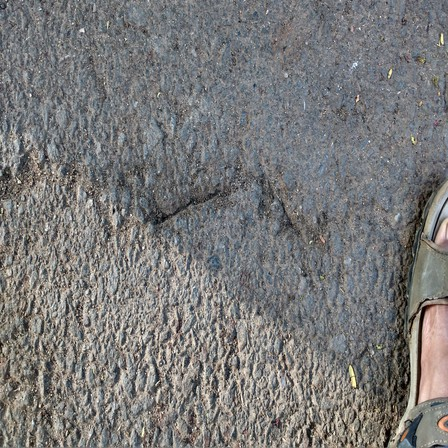
#> input picture ML/LAB06/448/Cracks/IMG_20180513_165150613_HDR resized_448.jpg, 448 x 448 px; its folder holds 4 pictures in this run
$ jupyter execute --allow-errors 202618040_Lab06.ipynb
#> lines starting #> are read from the running program, lines starting #| are printed output that depends on the picture; long printed decimals are rounded
# DS605: Fundamentals of Machine Learning
## Lab Assignment 6 — Feature Extraction and Machine Learning with Image and Text Data

**Name:** <your name>
**ID:** <your id>

### Objective
Convert raw image and text data into numerical feature representations and use traditional machine-learning models for classification.

### Parts
- **Part A** — Image feature extraction and classification (Asphalt Crack Dataset).
- **Part B** — Text vectorization and spam classification (Email Spam Dataset).
- **Part C** — Improve the representation and compare.

### Constraints
- No CNNs, no deep learning, no pretrained embeddings.
- Image features derived from raw images using NumPy / OpenCV / PIL only.
- Scikit-learn allowed for vectorizers and traditional ML models.

## Part A — Image Feature Extraction and Classification

Steps:
1. Inspect the dataset folders (Cracks / NonCracks).
2. Resize each image to a fixed size and convert to grayscale.
3. Extract intensity features (mean, std, dark ratio, bright ratio, median).
4. Extract edge features using Canny (edge count, edge density).
5. Build one feature row per image with the label.
6. Train Logistic Regression and Random Forest.
7. Evaluate with accuracy, precision, recall, F1, confusion matrix, train time, prediction time.

[cell 1]
import os
import time
import cv2
import numpy as np
import pandas as pd
import matplotlib.pyplot as plt

from sklearn.model_selection import train_test_split
from sklearn.preprocessing import StandardScaler
from sklearn.linear_model import LogisticRegression
from sklearn.ensemble import RandomForestClassifier
from sklearn.metrics import (accuracy_score, precision_score, recall_score,
                             f1_score, confusion_matrix, ConfusionMatrixDisplay)

print("cv2:", cv2.__version__)
print("numpy:", np.__version__)
print("pandas:", pd.__version__)

[cell 2]
base = "448"
crack_dir = os.path.join(base, "Cracks")
noncrack_dir = os.path.join(base, "NonCracks")

print("Cracks folder exists:", os.path.exists(crack_dir))
print("NonCracks folder exists:", os.path.exists(noncrack_dir))

crack_files = [f for f in os.listdir(crack_dir)
               if f.lower().endswith((".jpg", ".jpeg", ".png", ".bmp", ".tif", ".tiff"))]
#> (the rest of this cell did not finish here and is left out)

[cell 3]
sample_path = os.path.join(crack_dir, crack_files[0])
img = cv2.imread(sample_path)
#> img is the input picture: shape (448, 448, 3); mean B, G, R 120.7, 121, 121.6

print("filename:", crack_files[0])
print("shape   :", img.shape)
#| shape   : (448, 448, 3)
print("dtype   :", img.dtype)
#| dtype   : uint8

gray = cv2.cvtColor(img, cv2.COLOR_BGR2GRAY)
print("gray shape:", gray.shape)
#| gray shape: (448, 448)
print("gray min/max:", gray.min(), gray.max())
#| gray min/max: 0 255

plt.figure(figsize=(10, 4))
plt.subplot(1, 2, 1)
plt.imshow(cv2.cvtColor(img, cv2.COLOR_BGR2RGB))
plt.title("Original (BGR -> RGB)")
plt.axis("off")

plt.subplot(1, 2, 2)
plt.imshow(gray, cmap="gray")
plt.title("Grayscale")
plt.axis("off")

plt.tight_layout()
plt.show()
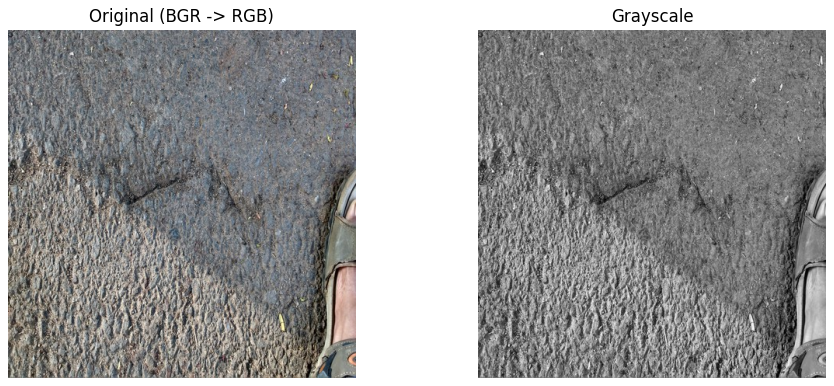
#> figure drawn by matplotlib, 2 panels

[cell 4]
def intensity_features(gray):
    total = gray.size
    mean_b = float(gray.mean())
    std_b = float(gray.std())
    dark_ratio = float(np.sum(gray < 60) / total)
    bright_ratio = float(np.sum(gray > 200) / total)
    median_b = float(np.median(gray))
    return [mean_b, std_b, dark_ratio, bright_ratio, median_b]

def edge_features(gray, low=100, high=200):
    edges = cv2.Canny(gray, low, high)
    edge_count = int(np.sum(edges > 0))
    edge_density = float(edge_count / gray.size)
    return [edge_count, edge_density]

# test on the sample
sample_gray = cv2.cvtColor(img, cv2.COLOR_BGR2GRAY)
f1 = intensity_features(sample_gray)
#> in intensity_features, `mean_b = float(gray.mean())`: mean_b = 121.2
#> in intensity_features, `std_b = float(gray.std())`: std_b = 35.57
#> in intensity_features, `dark_ratio = float(np.sum(gray < 60) / total)`: dark_ratio = 0.0428
#> in intensity_features, `bright_ratio = float(np.sum(gray > 200) / total)`: bright_ratio = 0.0207
#> in intensity_features, `median_b = float(np.median(gray))`: median_b = 120
#> f1 = [121.2, 35.57, 0.0428, 0.0207, 120]
f2 = edge_features(sample_gray)
#> in edge_features, `edges = cv2.Canny(gray, low, high)`:
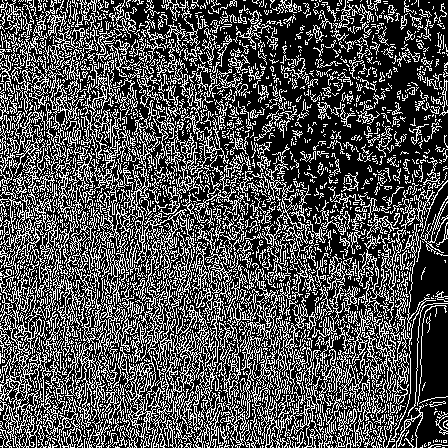
#> edges: shape (448, 448); 31.5% white in thin lines or dots
#> in edge_features, `edge_count = int(np.sum(edges > 0))`: edge_count = 63187
#> in edge_features, `edge_density = float(edge_count / gray.size)`: edge_density = 0.315
#> f2 = [63187, 0.315]
print("intensity:", f1)
#| intensity: [121.171, 35.573, 0.04284, 0.02071, 120.0]
print("edge:", f2)
#| edge: [63187, 0.3148]

[cell 5]
rows = []

def process_folder(folder, label):
    files = [f for f in os.listdir(folder)
             if f.lower().endswith((".jpg", ".jpeg", ".png", ".bmp", ".tif", ".tiff"))]
    for f in files:
        path = os.path.join(folder, f)
        img = cv2.imread(path)
        if img is None:
            continue
        img = cv2.resize(img, (448, 448))
        gray = cv2.cvtColor(img, cv2.COLOR_BGR2GRAY)
        feats = intensity_features(gray) + edge_features(gray)
        rows.append([f] + feats + [label])

t0 = time.time()
process_folder(crack_dir, 1)
#> in process_folder, `feats = intensity_features(gray) + edge_features(gray)`: feats = [121.2, 35.57, 0.0428, 0.0207, 120, 63187, 0.315]
#> pass 2 of the loop in process_folder, `for f in files:`:
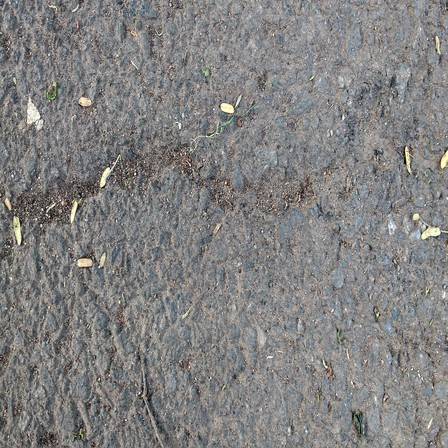
#> input picture ML/LAB06/448/Cracks/IMG_20180513_165451567_HDR resized_448.jpg, 448 x 448 px
#> in process_folder, img is the input picture: shape (448, 448, 3); mean B, G, R 128.9, 129.4, 130.1
#> in edge_features (call 3), `edges = cv2.Canny(gray, low, high)`:
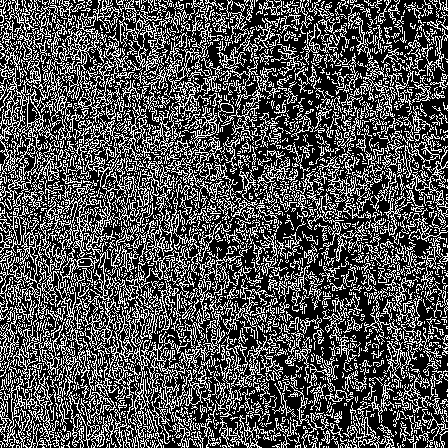
#> edges: shape (448, 448); 32% white in thin lines or dots
#> edge_count = 64186
#> edge_density = 0.32
#> feats = [129.5, 28.44, 0.0128, 0.00998, 132, 64186, 0.32]
#> pass 3 of the loop in process_folder, `for f in files:`:
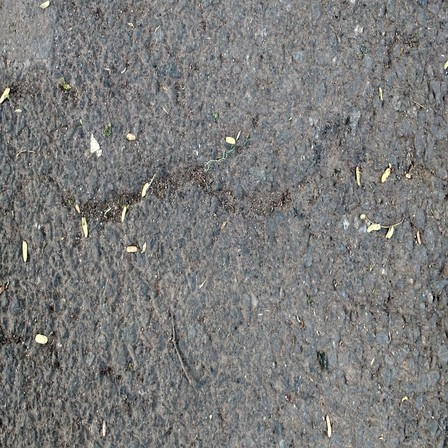
#> input picture ML/LAB06/448/Cracks/IMG_20180513_165455803_HDR resized_448.jpg, 448 x 448 px
#> in process_folder, img is the input picture: shape (448, 448, 3); mean B, G, R 122.6, 123.5, 123.3
#> in edge_features (call 4), `edges = cv2.Canny(gray, low, high)`:
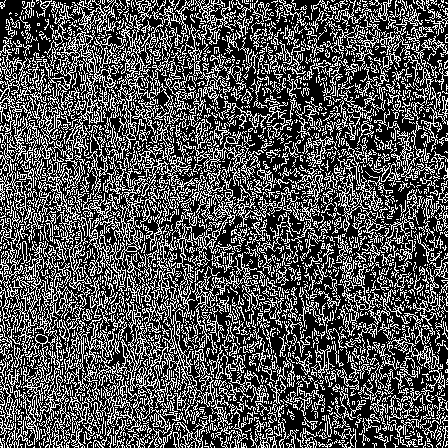
#> edges: shape (448, 448); 32.4% white in thin lines or dots
#> edge_count = 64945
#> edge_density = 0.324
#> feats = [123.3, 27.84, 0.0183, 0.00809, 125, 64945, 0.324]
#> the loop made 4 passes; the first 3 are shown
#> (the rest of this cell did not finish here and is left out)

print("time taken (s):", round(time.time() - t0, 2))

cols = ["filename", "mean", "std", "dark_ratio", "bright_ratio",
        "median", "edge_count", "edge_density", "label"]
df = pd.DataFrame(rows, columns=cols)

print("shape:", df.shape)
print(df["label"].value_counts())
df.head()

#> (a cell that did not finish here is left out)

#> (a cell that did not finish here is left out)

[cell 8]
def evaluate(name, model, Xtr, ytr, Xte, yte, show_cm=True):
    t0 = time.time()
    model.fit(Xtr, ytr)
    train_t = time.time() - t0

    t0 = time.time()
    pred = model.predict(Xte)
    pred_t = time.time() - t0

    acc = accuracy_score(yte, pred)
    prec = precision_score(yte, pred)
    rec = recall_score(yte, pred)
    f1 = f1_score(yte, pred)
    cm = confusion_matrix(yte, pred)

    print(f"--- {name} ---")
    print("accuracy :", round(acc, 4))
    print("precision:", round(prec, 4))
    print("recall   :", round(rec, 4))
    print("f1       :", round(f1, 4))
    print("train time (s)  :", round(train_t, 4))
    print("predict time (s):", round(pred_t, 4))
    print("confusion matrix:")
    print(cm)
    print()

    if show_cm:
        ConfusionMatrixDisplay(cm, display_labels=["NonCrack", "Crack"]).plot()
        plt.title(name)
        plt.show()

    return {
        "model": name,
        "accuracy": acc,
        "precision": prec,
        "recall": rec,
        "f1": f1,
        "train_time": train_t,
        "predict_time": pred_t,
    }

[cell 9]
results = []

#> (the rest of this cell did not finish here and is left out)

[cell 10]
sample_crack = cv2.imread(os.path.join(crack_dir, crack_files[0]))
#> (the rest of this cell did not finish here and is left out)

## Part B — Text Vectorization and Spam Classification

Steps:
1. Load the email dataset and inspect the spam / non-spam distribution.
2. Apply basic text cleaning.
3. Convert text into numeric vectors using CountVectorizer and TF-IDF.
4. Train Logistic Regression and Multinomial Naive Bayes on both representations.
5. Compare accuracy, precision, recall, F1, number of features, train time, prediction time.

#> (a cell that did not finish here is left out)

[cell 12]
import os
for f in os.listdir("."):
    if f.lower().endswith(".csv"):
        size = os.path.getsize(f) / (1024 * 1024)
        print(f, f"{size:.2f} MB")
#> pass 2 of the loop `for f in os.listdir("."):`:
